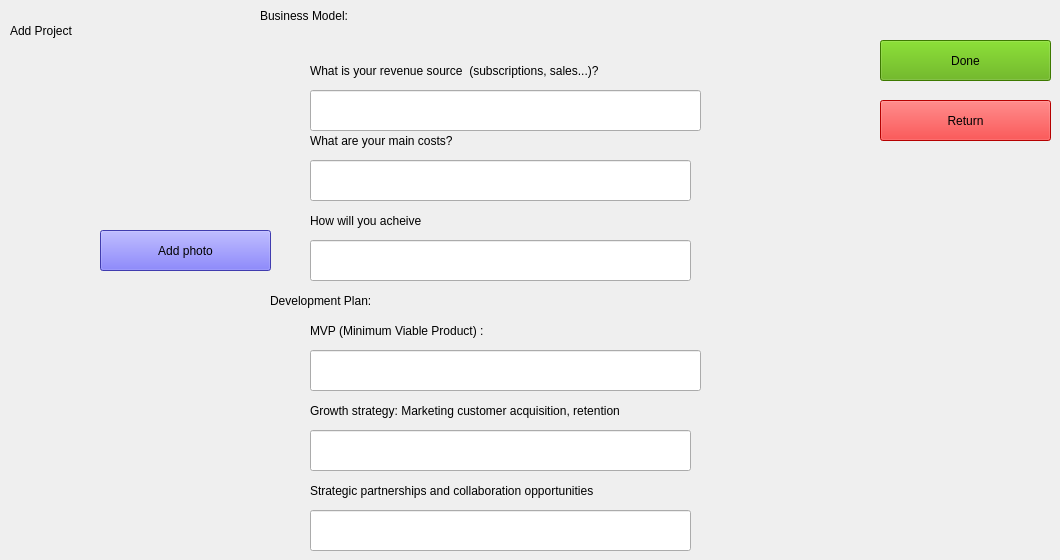
   <widget class="QWidget" name="tab_13">
    <attribute name="title">
     <string>Add_3</string>
    </attribute>
    <widget class="QLabel" name="label_57">
     <property name="geometry">
      <rect>
       <x>310</x>
       <y>480</y>
       <width>381</width>
       <height>21</height>
      </rect>
     </property>
     <property name="styleSheet">
      <string notr="true">font: 12pt &quot;Segoe UI&quot;;</string>
     </property>
     <property name="text">
      <string>Strategic partnerships and collaboration opportunities</string>
     </property>
    </widget>
    <widget class="QLineEdit" name="MVP_2">
     <property name="geometry">
      <rect>
       <x>310</x>
       <y>350</y>
       <width>391</width>
       <height>41</height>
      </rect>
     </property>
     <property name="text">
      <string/>
     </property>
    </widget>
    <widget class="QLineEdit" name="how_2">
     <property name="geometry">
      <rect>
       <x>310</x>
       <y>240</y>
       <width>381</width>
       <height>41</height>
      </rect>
     </property>
     <property name="text">
      <string/>
     </property>
    </widget>
    <widget class="QLabel" name="label_58">
     <property name="geometry">
      <rect>
       <x>310</x>
       <y>60</y>
       <width>381</width>
       <height>21</height>
      </rect>
     </property>
     <property name="styleSheet">
      <string notr="true">font: 12pt &quot;Segoe UI&quot;;</string>
     </property>
     <property name="text">
      <string>What is your revenue source  (subscriptions, sales...)? </string>
     </property>
    </widget>
    <widget class="QLabel" name="label_59">
     <property name="geometry">
      <rect>
       <x>260</x>
       <y>-10</y>
       <width>321</width>
       <height>51</height>
      </rect>
     </property>
     <property name="styleSheet">
      <string notr="true">
font: 16pt &quot;Segoe MDL2 Assets&quot;;
</string>
     </property>
     <property name="text">
      <string>Business Model:</string>
     </property>
    </widget>
    <widget class="QLineEdit" name="SP_2">
     <property name="geometry">
      <rect>
       <x>310</x>
       <y>510</y>
       <width>381</width>
       <height>41</height>
      </rect>
     </property>
     <property name="text">
      <string/>
     </property>
    </widget>
    <widget class="QLabel" name="label_60">
     <property name="geometry">
      <rect>
       <x>310</x>
       <y>320</y>
       <width>381</width>
       <height>21</height>
      </rect>
     </property>
     <property name="styleSheet">
      <string notr="true">font: 12pt &quot;Segoe UI&quot;;</string>
     </property>
     <property name="text">
      <string>MVP (Minimum Viable Product) :</string>
     </property>
    </widget>
    <widget class="QLineEdit" name="GS_2">
     <property name="geometry">
      <rect>
       <x>310</x>
       <y>430</y>
       <width>381</width>
       <height>41</height>
      </rect>
     </property>
     <property name="text">
      <string/>
     </property>
    </widget>
    <widget class="QLineEdit" name="costs_2">
     <property name="geometry">
      <rect>
       <x>310</x>
       <y>160</y>
       <width>381</width>
       <height>41</height>
      </rect>
     </property>
     <property name="text">
      <string/>
     </property>
    </widget>
    <widget class="QLabel" name="img4_2">
     <property name="geometry">
      <rect>
       <x>110</x>
       <y>70</y>
       <width>161</width>
       <height>161</height>
      </rect>
     </property>
     <property name="text">
      <string/>
     </property>
     <property name="pixmap">
      <pixmap>../../Downloads/WhatsApp Image 2025-02-28 à 13.40.26_c87558a6.jpg</pixmap>
     </property>
    </widget>
    <widget class="QLabel" name="label_61">
     <property name="geometry">
      <rect>
       <x>310</x>
       <y>210</y>
       <width>471</width>
       <height>21</height>
      </rect>
     </property>
     <property name="styleSheet">
      <string notr="true">font: 12pt &quot;Segoe UI&quot;;</string>
     </property>
     <property name="text">
      <string>How will you acheive</string>
     </property>
    </widget>
    <widget class="QLineEdit" name="revenu_2">
     <property name="geometry">
      <rect>
       <x>310</x>
       <y>90</y>
       <width>391</width>
       <height>41</height>
      </rect>
     </property>
     <property name="text">
      <string/>
     </property>
    </widget>
    <widget class="QPushButton" name="pushButton_13">
     <property name="geometry">
      <rect>
       <x>100</x>
       <y>230</y>
       <width>171</width>
       <height>41</height>
      </rect>
     </property>
     <property name="styleSheet">
      <string notr="true">font:11pt &quot;segoe UI&quot;;
background-color: rgb(90, 84, 245);</string>
     </property>
     <property name="text">
      <string>Add photo</string>
     </property>
    </widget>
    <widget class="QLabel" name="label_62">
     <property name="geometry">
      <rect>
       <x>310</x>
       <y>130</y>
       <width>381</width>
       <height>21</height>
      </rect>
     </property>
     <property name="styleSheet">
      <string notr="true">font: 12pt &quot;Segoe UI&quot;;</string>
     </property>
     <property name="text">
      <string>What are your main costs?</string>
     </property>
    </widget>
    <widget class="QLabel" name="label_63">
     <property name="geometry">
      <rect>
       <x>270</x>
       <y>280</y>
       <width>321</width>
       <height>41</height>
      </rect>
     </property>
     <property name="styleSheet">
      <string notr="true">
font: 16pt &quot;Segoe MDL2 Assets&quot;;
</string>
     </property>
     <property name="text">
      <string>Development Plan:</string>
     </property>
    </widget>
    <widget class="QLabel" name="label_94">
     <property name="geometry">
      <rect>
       <x>310</x>
       <y>400</y>
       <width>411</width>
       <height>21</height>
      </rect>
     </property>
     <property name="styleSheet">
      <string notr="true">font: 12pt &quot;Segoe UI&quot;;</string>
     </property>
     <property name="text">
      <string>Growth strategy: Marketing customer acquisition, retention </string>
     </property>
    </widget>
    <widget class="QPushButton" name="b3_2">
     <property name="geometry">
      <rect>
       <x>880</x>
       <y>40</y>
       <width>171</width>
       <height>41</height>
      </rect>
     </property>
     <property name="styleSheet">
      <string notr="true">font:11pt &quot;Sitka&quot;;
background-color: rgb(85, 170,0 );</string>
     </property>
     <property name="text">
      <string>Done</string>
     </property>
    </widget>
    <widget class="QPushButton" name="pushButton_17">
     <property name="geometry">
      <rect>
       <x>880</x>
       <y>100</y>
       <width>171</width>
       <height>41</height>
      </rect>
     </property>
     <property name="styleSheet">
      <string notr="true">font:11pt &quot;Sitka&quot;;
background-color: rgb(255,0,0);</string>
     </property>
     <property name="text">
      <string>Return</string>
     </property>
    </widget>
    <widget class="QLabel" name="label_95">
     <property name="geometry">
      <rect>
       <x>10</x>
       <y>10</y>
       <width>151</width>
       <height>41</height>
      </rect>
     </property>
     <property name="styleSheet">
      <string notr="true">
font: 16pt &quot;Segoe MDL2 Assets&quot;;
</string>
     </property>
     <property name="text">
      <string>Add Project</string>
     </property>
    </widget>
   </widget>
